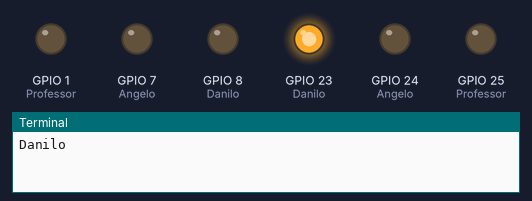
Simulated run of this program. Board: Raspberry Pi (BCM pin numbers). On the bench: output pins drawn as LEDs (lit = HIGH), the last lines printed to the terminal. At 22.0 s the program stops and its outputs stay as they are.

Above: at 0.01 s.
At 2.01 s:
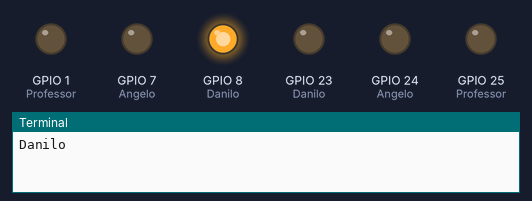
At 4.21 s:
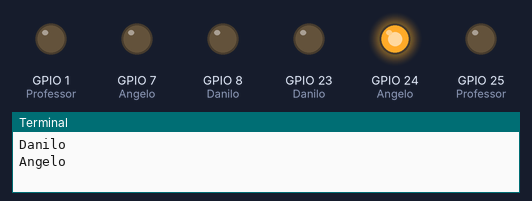
At 6.41 s:
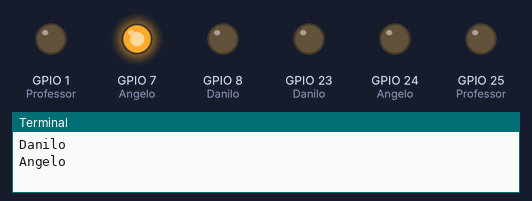
At 8.61 s:
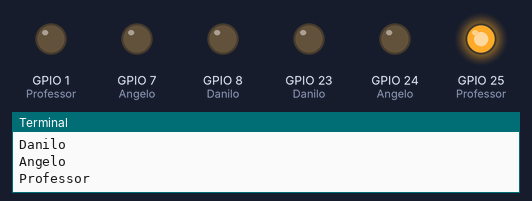
At 17.1 s:
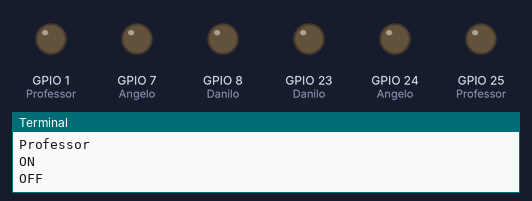
Timing chart, 0 to 18.6 s (numbered marks = the images above):
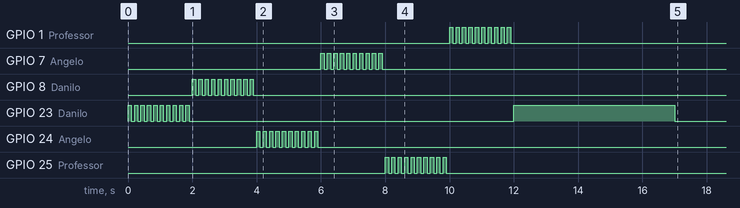

The program:

Testa_LEDs.py
```python
from gpiozero import LED # GPIOs
from time import sleep, time # Temporizacao

# led = LED(25)
# while True:
#     led.on()
#     sleep(0.5)
#     led.off()
#     sleep(0.5)

verdes = { "Danilo":LED(23),
           "Angelo":LED(24),
           "Professor":LED(25)
         }

vermelhos = { "Danilo":LED(8),
              "Angelo":LED(7),
              "Professor":LED(1)
            }

nomes = ["Danilo", "Angelo", "Professor"]

def Piscar(led, n, t):
    for i in range(n):
        led.on()
        sleep(t/2)
        led.off()
        sleep(t/2)

for n in nomes:
    verdes[n].off

for nome in nomes:
    print(nome)
    Piscar(verdes[nome], 10, 0.2)
    Piscar(vermelhos[nome], 10, 0.2)

verdes["Danilo"].on()
print("ON")
sleep(5)
verdes["Danilo"].off()
print("OFF")
sleep(5)
```
